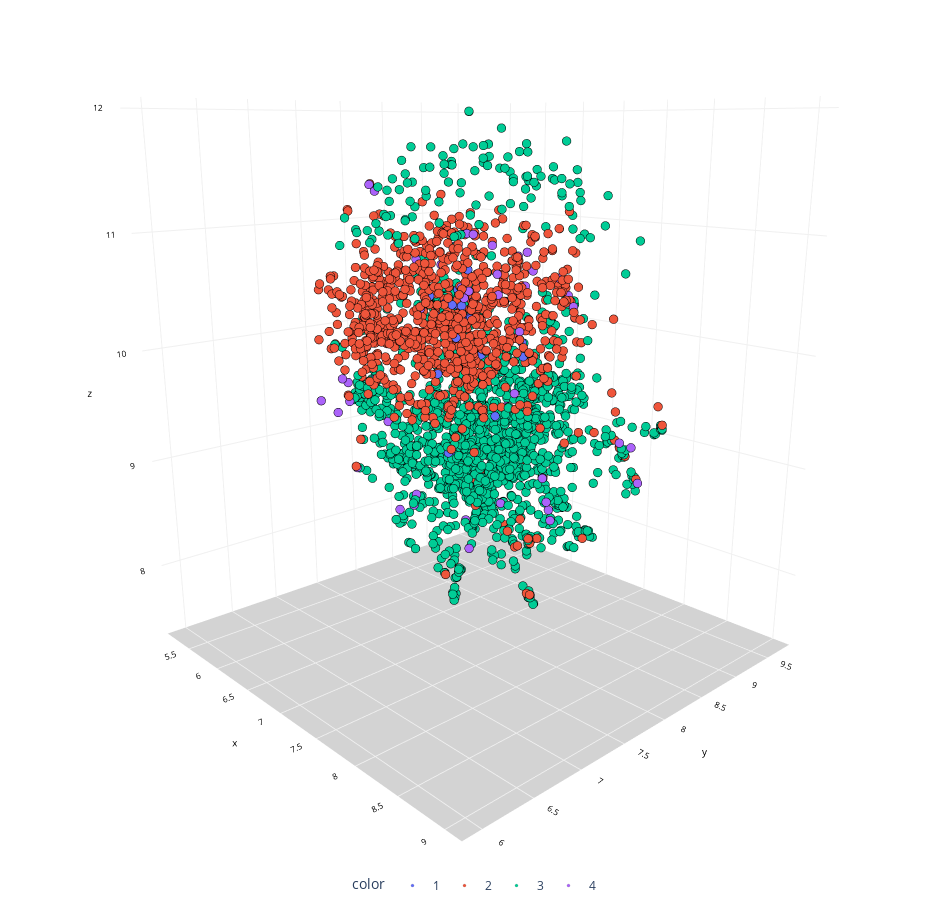

Write notebook code for a chart like this one.
### Code cell
chart(transformed_data, labels)

### Figure 1 — Plotly figure (JSON) as saved in the notebook; plotly's stock layout.template omitted (floating-point values rounded to 4 significant figures; data arrays with more than 128 entries replaced by an {"elided": "..."} marker saying what was removed)
{"data": [{"hovertemplate": "color=1<br>x=%{x}<br>y=%{y}<br>z=%{z}<extra></extra>", "legendgroup": "1", "marker": {"color": "#636efa", "line": {"color": "black", "width": 0.1}, "size": 3, "symbol": "circle"}, "mode": "markers", "name": "1", "scene": "scene", "showlegend": true, "type": "scatter3d", "x": [6.747, 8.143, 7.7, 7.871, 7.748, 7.535, 7.936, 6.564, 7.944, 7.157, 7.805, 7.76, 7.746, 8.157, 8.017, 7.822, 8.165, 7.684, 8.021, 8.039, 7.555, 8.019, 8.057, 6.545], "y": [7.864, 7.371, 6.908, 6.85, 7.218, 7.245, 6.895, 8.093, 6.851, 7.69, 6.829, 7.117, 6.81, 6.863, 7.217, 7.016, 6.827, 7.268, 7.511, 6.918, 7.507, 7.309, 6.841, 7.189], "z": [9.023, 10.31, 10.51, 10.63, 10.76, 10.53, 10.38, 8.891, 10.62, 10.34, 10.09, 10.43, 10.67, 10.67, 9.74, 10.7, 10.55, 10.45, 10.16, 10.88, 10.1, 10.61, 10.63, 9.777]}, {"hovertemplate": "color=2<br>x=%{x}<br>y=%{y}<br>z=%{z}<extra></extra>", "legendgroup": "2", "marker": {"color": "#EF553B", "line": {"color": "black", "width": 0.1}, "size": 3, "symbol": "circle"}, "mode": "markers", "name": "2", "scene": "scene", "showlegend": true, "type": "scatter3d", "x": {"elided": "917 float values"}, "y": {"elided": "917 float values"}, "z": {"elided": "917 float values"}}, {"hovertemplate": "color=3<br>x=%{x}<br>y=%{y}<br>z=%{z}<extra></extra>", "legendgroup": "3", "marker": {"color": "#00cc96", "line": {"color": "black", "width": 0.1}, "size": 3, "symbol": "circle"}, "mode": "markers", "name": "3", "scene": "scene", "showlegend": true, "type": "scatter3d", "x": {"elided": "1622 float values"}, "y": {"elided": "1622 float values"}, "z": {"elided": "1622 float values"}}, {"hovertemplate": "color=4<br>x=%{x}<br>y=%{y}<br>z=%{z}<extra></extra>", "legendgroup": "4", "marker": {"color": "#ab63fa", "line": {"color": "black", "width": 0.1}, "size": 3, "symbol": "circle"}, "mode": "markers", "name": "4", "scene": "scene", "showlegend": true, "type": "scatter3d", "x": [6.093, 8.293, 6.489, 7.067, 6.838, 5.525, 8.41, 8.518, 5.213, 6.396, 5.997, 7.992, 6.51, 5.659, 6.395, 8.402, 6.447, 8.008, 8.245, 6.478, 6.53, 8.764, 8.533, 6.885, 8.552, 6.71, 7.742, 8.185, 8.32, 8.271, 8.573, 8.518, 7.196, 7.263, 8.208, 7.103, 8.494, 8.523, 6.218, 7.664, 6.217, 5.211, 6.613, 6.659, 7.846, 8.41, 8.317, 8.378], "y": [7.695, 6.65, 7.184, 9.072, 8.44, 9.194, 6.859, 6.697, 8.743, 8.952, 7.587, 9.036, 8.154, 7.44, 7.035, 8.246, 6.939, 7.0, 6.737, 7.506, 7.662, 6.775, 7.072, 7.989, 7.256, 7.55, 6.724, 6.722, 6.938, 7.267, 7.207, 6.962, 6.703, 6.7, 7.552, 6.58, 7.383, 7.308, 6.871, 7.779, 8.26, 8.755, 6.886, 7.523, 7.086, 8.388, 7.145, 7.672], "z": [9.217, 10.73, 10.57, 10.36, 8.42, 7.689, 10.75, 11.1, 8.923, 9.197, 10.04, 8.77, 10.83, 9.265, 9.75, 9.4, 9.807, 11.12, 10.77, 8.496, 8.618, 11.07, 10.9, 8.099, 9.115, 10.78, 10.59, 10.79, 10.87, 10.75, 9.195, 10.49, 11.45, 11.4, 9.211, 9.253, 10.82, 9.01, 9.584, 9.758, 10.64, 8.932, 9.65, 8.582, 11.11, 9.333, 10.98, 10.57]}], "layout": {"height": 900, "legend": {"orientation": "h", "title": {"text": "color"}, "tracegroupgap": 0, "x": 0.5, "xanchor": "center", "y": 0, "yanchor": "top"}, "margin": {"b": 0, "l": 0, "r": 0, "t": 0}, "scene": {"camera": {"center": {"x": 0, "y": 0, "z": -0.1}, "eye": {"x": 1.5, "y": -1.4, "z": 0.5}, "up": {"x": 0, "y": 0, "z": 1}}, "domain": {"x": [0, 1], "y": [0, 1]}, "xaxis": {"backgroundcolor": "white", "color": "black", "gridcolor": "#f0f0f0", "tickfont": {"size": 10}, "title": {"font": {"size": 10}, "text": "x"}}, "yaxis": {"backgroundcolor": "white", "color": "black", "gridcolor": "#f0f0f0", "tickfont": {"size": 10}, "title": {"font": {"size": 10}, "text": "y"}}, "zaxis": {"backgroundcolor": "lightgrey", "color": "black", "gridcolor": "#f0f0f0", "tickfont": {"size": 10}, "title": {"font": {"size": 10}, "text": "z"}}}, "showlegend": true, "width": 950}}
